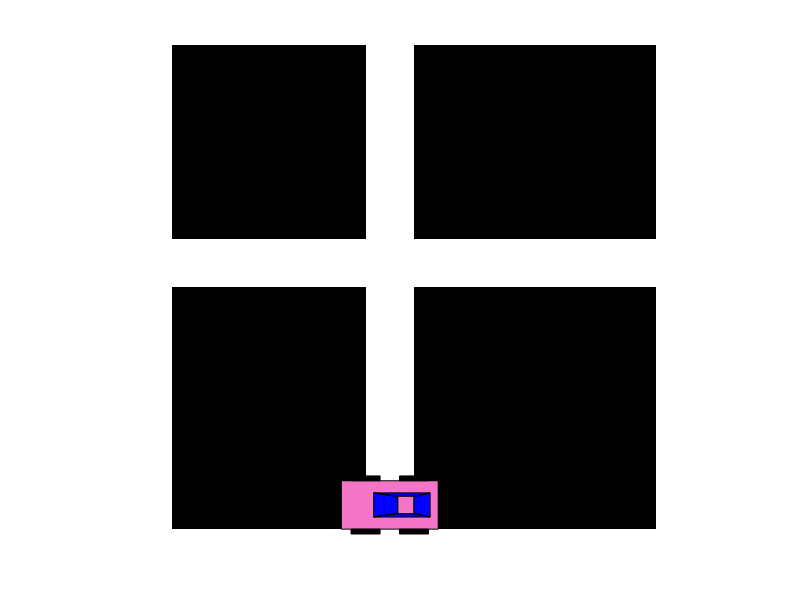

The MATLAB script that drew this image:
h=1;
w=2;
height=10;
width=10;
nIter=10;
A=-1*ones(10,10)
A(:,5)=1
A(5,:)=1
%starting index for the car
B=[1,5]
%starting point for the car using the index
A(B(1,1),B(1,2))=0.5
size(A)

%loop for movements
for i=2:nIter
    
    %if south block is empty
if (A(B(1,1)+1,B(1,2))==1)
    
    %set next to full
    A(B(1,1)+1,B(1,2))=0.5;
    %set current to empty
    A(B(1,1),B(1,2))=1;
    %update the index
    B(1,1)=B(1,1)+1;
    
    %if east is empty______process is the same as above
elseif (A(B(1,1),B(1,2)+1)==1)
    
    A(B(1,1),B(1,2)+1)=0.5;
    A(B(1,1),B(1,2))=1;
    B(1,2)=B(1,2)+1;
    
    %if north is empty______process is the same as above
elseif (A(B(1,1)-1,B(1,2))==1)
    A(B(1,1)-1,B(1,2))=0.5;
    A(B(1,1),B(1,2))=1;
    B(1,1)=B(1,1)+1;  
    
    %if east west is empty______process is the same as above
elseif (A(B(1,1),B(1,2)-1)==1)
    A(B(1,1),B(1,2)-1)=0.5;
    A(B(1,1),B(1,2))=1;
    B(1,2)=B(1,2)-1;
end

% Draw the car!
x0=B(1,2);
y0=B(1,1);
hold on

% Define the coordinates for the car chassi
chassi_x = [w/2 w/2 -w/2 -w/2];
chassi_y = [-h/2 h/2 h/2 -h/2];

wheel_1_x=[2*w/5 2*w/5 (w/10) (w/10)];
wheel_1_y=[-h/2 -12*h/20 -12*h/20 -h/2];

wheel_2_x=[-(2*w/5) -(2*w/5) -(w/10) -(w/10)];
wheel_2_y=[-h/2 -12*h/20 -12*h/20 -h/2];

wheel_3_x=[-(2*w/5) -(2*w/5) -(w/10) -(w/10)];
wheel_3_y=[h/2 (12*h/20) (12*h/20) h/2];

wheel_4_x=[2*w/5 2*w/5 (w/10) (w/10)];
wheel_4_y=[h/2 (12*h/20) (12*h/20) h/2];

window_1_x=[-w/6 -w/6 w/12 w/12];
window_1_y=[(-h)/4 (h)/4 h/6 -h/6];

window_2_x=[w/12 w/12 w/12+w/6 w/12+w/6];
window_2_y=[-h*11/60 h*11/60 h*11/60 -h*11/60];

window_3_x=[w/12+w/6 w/12+w/6 5*w/12 5*w/12];
window_3_y=[h/6 -h/6 (-h)/4 (h)/4];

window_4_x=[-w/6 5*w/12 w/12+w/6 w/12];
window_4_y=[(-h)/4 -h/4 -h*11/60 -h*11/60];

window_5_x=[-w/6 5*w/12 w/12+w/6 w/12];
window_5_y=[(h)/4 h/4 h*11/60 h*11/60];

imshow(A,'InitialMagnification','fit')

C=[rand(1),rand(1),rand(1)];

patch(x0+chassi_x, y0+chassi_y, C)
patch(x0+wheel_1_x,y0+wheel_1_y,'k')
patch(x0+wheel_2_x,y0+wheel_2_y,'k')
patch(x0+wheel_3_x,y0+wheel_3_y,'k')
patch(x0+wheel_4_x,y0+wheel_4_y,'k')
patch(x0+window_1_x,y0+window_1_y,'b')
patch(x0+window_2_x,y0+window_2_y,C)
patch(x0+window_3_x,y0+window_3_y,'b')
patch(x0+window_4_x,y0+window_4_y,'b')
patch(x0+window_5_x,y0+window_5_y,'b')





hold off

pause(0.5)
end